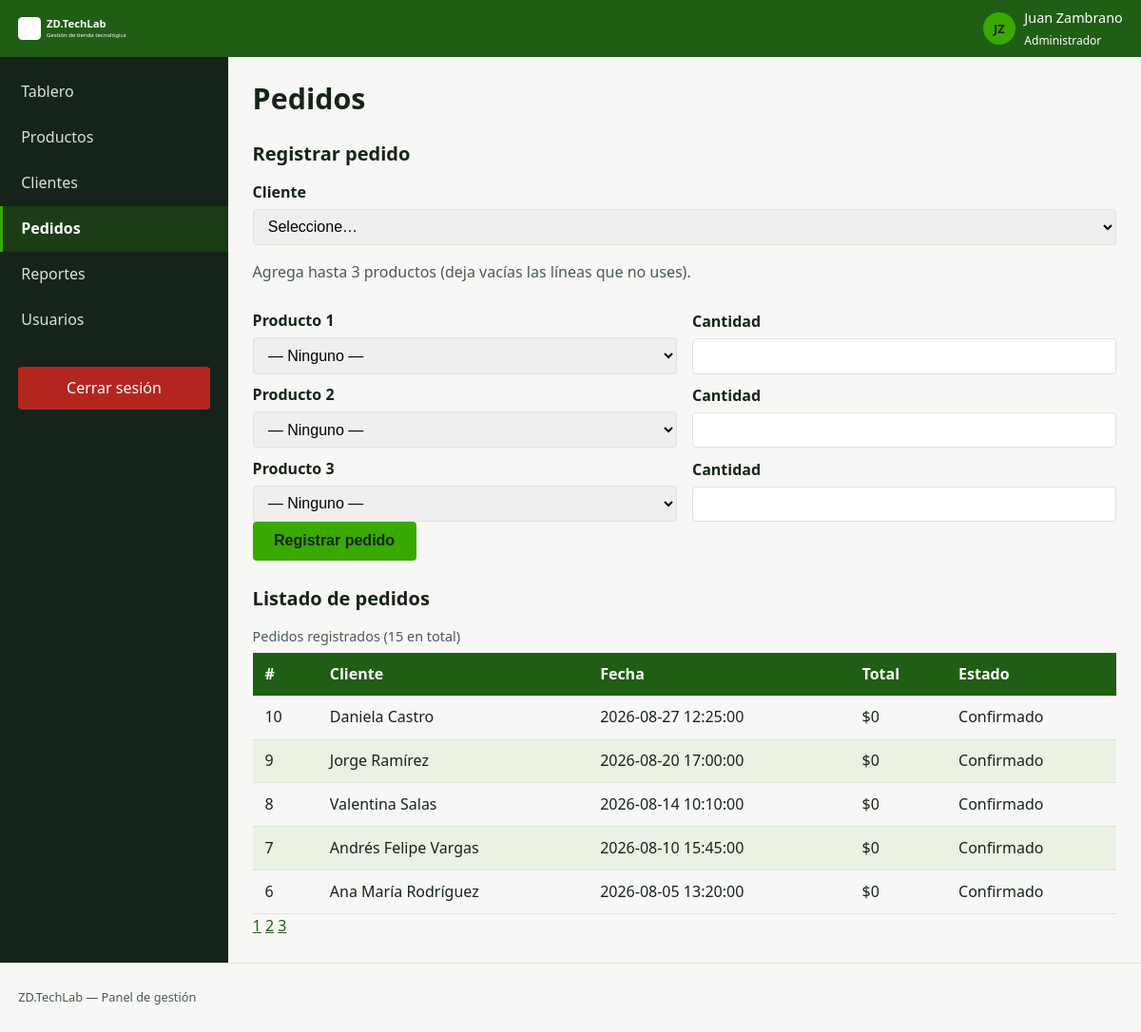
Page /pedidos.php?pagina=2 (signed in) on the committed database.
### tables this page shows
CREATE TABLE pedidos (
  id          INT UNSIGNED AUTO_INCREMENT PRIMARY KEY,
  cliente_id  INT UNSIGNED NOT NULL,
  fecha       DATETIME NOT NULL DEFAULT CURRENT_TIMESTAMP,
  total       DECIMAL(12,2) NOT NULL DEFAULT 0,
  estado      ENUM('confirmado','anulado') NOT NULL DEFAULT 'confirmado',
  CONSTRAINT fk_pedidos_cliente
    FOREIGN KEY (cliente_id) REFERENCES clientes(id)
    ON DELETE RESTRICT ON UPDATE CASCADE,
  INDEX idx_pedidos_fecha (fecha),
  INDEX idx_pedidos_cliente (cliente_id)
);

CREATE TABLE clientes (
  id         INT UNSIGNED AUTO_INCREMENT PRIMARY KEY,
  nombre     VARCHAR(150) NOT NULL,
  documento  VARCHAR(30)  NOT NULL,
  correo     VARCHAR(150) NULL,
  creado_en  DATETIME NOT NULL DEFAULT CURRENT_TIMESTAMP,
  UNIQUE KEY uq_clientes_documento (documento)
);

### app/modelos/PedidoModelo.php (called while the page is built, shortened)
<?php
final class PedidoModelo
{
    public function listar(int $pagina = 1, int $porPagina = 10): array
    {
        $offset = max(0, ($pagina - 1) * $porPagina);
        $st = $this->pdo->prepare(
            'SELECT p.id, c.nombre AS cliente, p.fecha, p.total, p.estado
             FROM pedidos p
             INNER JOIN clientes c ON c.id = p.cliente_id
             ORDER BY p.fecha DESC
             LIMIT :lim OFFSET :off'
        );
        $st->bindValue(':lim', $porPagina, PDO::PARAM_INT);
        $st->bindValue(':off', $offset, PDO::PARAM_INT);
        $st->execute();
        return $st->fetchAll();
    }
    public function contar(): int
    {
        return (int) $this->pdo->query('SELECT COUNT(*) AS total FROM pedidos')->fetch()['total'];
    }
}

### pedidos.php (the view, shortened to what this page needs)
<?php
require_once __DIR__ . '/app/modelos/PedidoModelo.php';
$pdo    = Conexion::obtener();
$modelo = new PedidoModelo($pdo);
$pagina    = max(1, (int) ($_GET['pagina'] ?? 1));
$porPagina = 5;
$pedidos      = $modelo->listar($pagina, $porPagina);
$total        = $modelo->contar();
$totalPaginas = max(1, (int) ceil($total / $porPagina));
?>
<!DOCTYPE html>
<html lang="es">
<head>
  <link rel="stylesheet" href="<?= BASE_URL ?>css/tokens.css">
  <link rel="stylesheet" href="<?= BASE_URL ?>css/estilos.css">
</head>
<body>
  <div class="panel">
    <?php require __DIR__ . '/app/vistas/parciales/cabecera.php'; ?>
    <?php require __DIR__ . '/app/vistas/parciales/menu.php'; ?>
    <main class="panel__contenido">
      <h1>Pedidos</h1>
      <section aria-labelledby="titulo-formulario">
        <h2 id="titulo-formulario">Registrar pedido</h2>
        <form method="post" action="<?= BASE_URL ?>app/controladores/pedidos_registrar.php" novalidate class="formulario">
          <div>
            <label for="cliente_id">Cliente</label>
            <select id="cliente_id" name="cliente_id" required>
              <option value="">Seleccione…</option>
            </select>
          </div>
          <p class="texto-tenue">Agrega hasta 3 productos (deja vacías las líneas que no uses).</p>
          <?php for ($fila = 1; $fila <= 3; $fila++): ?>
            <div class="formulario--linea">
              <div>
                <label for="producto_<?= $fila ?>">Producto <?= $fila ?></label>
                <select id="producto_<?= $fila ?>" name="producto_id[]">
                  <option value="">— Ninguno —</option>
                </select>
              </div>
              <div>
                <label for="cantidad_<?= $fila ?>">Cantidad</label>
                <input type="number" id="cantidad_<?= $fila ?>" name="cantidad[]" min="1" step="1">
              </div>
            </div>
          <?php endfor; ?>
          <button type="submit" class="boton">Registrar pedido</button>
        </form>
      </section>
      <section aria-labelledby="titulo-tabla">
        <h2 id="titulo-tabla">Listado de pedidos</h2>
        <table id="tabla-pedidos">
          <caption>Pedidos registrados (<?= $total ?> en total)</caption>
          <thead>
            <tr>
              <th scope="col">#</th>
              <th scope="col">Cliente</th>
              <th scope="col">Fecha</th>
              <th scope="col">Total</th>
              <th scope="col">Estado</th>
            </tr>
          </thead>
          <tbody>
            <?php foreach ($pedidos as $p): ?>
              <tr>
                <td><?= (int) $p['id'] ?></td>
                <td><?= htmlspecialchars($p['cliente'], ENT_QUOTES, 'UTF-8') ?></td>
                <td><?= htmlspecialchars($p['fecha'], ENT_QUOTES, 'UTF-8') ?></td>
                <td>$<?= number_format((float) $p['total'], 0, ',', '.') ?></td>
                <td><?= htmlspecialchars(ucfirst($p['estado']), ENT_QUOTES, 'UTF-8') ?></td>
              </tr>
            <?php endforeach; ?>
          </tbody>
        </table>
        <?php if ($totalPaginas > 1): ?>
          <nav aria-label="Paginación de pedidos">
            <?php for ($i = 1; $i <= $totalPaginas; $i++): ?>
              <a href="?pagina=<?= $i ?>" <?= $i === $pagina ? 'aria-current="page"' : '' ?>><?= $i ?></a>
            <?php endfor; ?>
          </nav>
        <?php endif; ?>
      </section>
    </main>
    <?php require __DIR__ . '/app/vistas/parciales/pie.php'; ?>
</body>
</html>

### css/tokens.css (style rules this page uses)
:root { --superficie: #F7F8F6; --superficie-alta: #FFFFFF; --borde: #DDE3DA; --color-marca: #1F5E14; --color-marca-suave: #EAF3E3; --color-accion: #39A900; --color-acento: #F08A00; --texto: #15231A; --texto-tenue: #4A5A50; --texto-claro: #FFFFFF; --texto-sobre-brillante: #15231A; --exito: #2E7D32; --advertencia: #A85E00; --error: #B3261E; --info: #15506B; --fuente-base: system-ui, "Segoe UI", Roboto, sans-serif; }
:root { --texto-xs: 0.8rem; --texto-sm: 0.9rem; --texto-md: 1rem; --texto-lg: 1.25rem; --texto-xl: 1.9rem; }

### css/estilos.css (style rules this page uses)
*, *::before, *::after { box-sizing: border-box; }
body { margin: 0; font-family: var(--fuente-base); font-size: 16px; line-height: 1.6; color: var(--texto); background: var(--superficie); }
h1 { font-size: var(--texto-xl); line-height: 1.2; margin: 0 0 .5rem; }
h2 { font-size: var(--texto-lg); margin: 1.5rem 0 .75rem; }
p { max-width: 70ch; }
.texto-tenue { color: var(--texto-tenue); }
a { color: var(--color-marca); }
.boton { background: var(--color-accion); color: var(--texto-sobre-brillante); font-weight: 600; border: none; border-radius: 4px; padding: .7rem 1.4rem; font-size: var(--texto-md); cursor: pointer; transition: background .18s ease; }
.formulario label { display: block; font-weight: 600; margin: .6rem 0 .25rem; }
.formulario input, .formulario select { width: 100%; padding: .55rem .7rem; border: 1px solid var(--borde); border-radius: 4px; font-size: var(--texto-md); }
.formulario--linea { display: flex; flex-wrap: wrap; align-items: flex-end; gap: 1rem; }
.formulario--linea > div { flex: 1 1 160px; }
.panel { display: grid; grid-template-columns: 1fr; grid-template-rows: 60px 1fr auto; grid-template-areas: "barra" "contenido" "pie"; min-height: 100vh; }
.panel__contenido { grid-area: contenido; padding: 1.6rem; overflow-y: auto; }
table { width: 100%; border-collapse: collapse; margin-top: .5rem; }
thead { background: var(--color-marca); color: #fff; position: sticky; top: 0; }
th, td { padding: .6rem .8rem; text-align: left; border-bottom: 1px solid var(--borde); }
tbody tr:nth-child(even) { background: var(--color-marca-suave); }
caption { text-align: left; font-size: var(--texto-sm); color: var(--texto-tenue); margin-bottom: .4rem; }
@media (min-width: 1024px) { .panel { grid-template-columns: 240px 1fr; grid-template-rows: 60px 1fr auto; grid-template-areas: "barra barra" "menu contenido" "pie pie"; } }

### rows in the picture
pedidos: id "10", cliente.nombre "Daniela Castro", fecha "2026-08-27 12:25:00", total "0", estado "Confirmado"
pedidos: id "9", cliente.nombre "Jorge Ramírez", fecha "2026-08-20 17:00:00", total "0", estado "Confirmado"
pedidos: id "8", cliente.nombre "Valentina Salas", fecha "2026-08-14 10:10:00", total "0", estado "Confirmado"
pedidos: id "7", cliente.nombre "Andrés Felipe Vargas", fecha "2026-08-10 15:45:00", total "0", estado "Confirmado"
pedidos: id "6", cliente.nombre "Ana María Rodríguez", fecha "2026-08-05 13:20:00", total "0", estado "Confirmado"

### other values in the picture
$iniciales "JZ"
$usuario['nombre'] "Juan Zambrano"
$usuario['rol'] "Administrador"
$op['texto'] "Tablero"
$op['texto'] "Productos"
$op['texto'] "Clientes"
$op['texto'] "Pedidos"
$op['texto'] "Reportes"
$op['texto'] "Usuarios"
$total "15"
